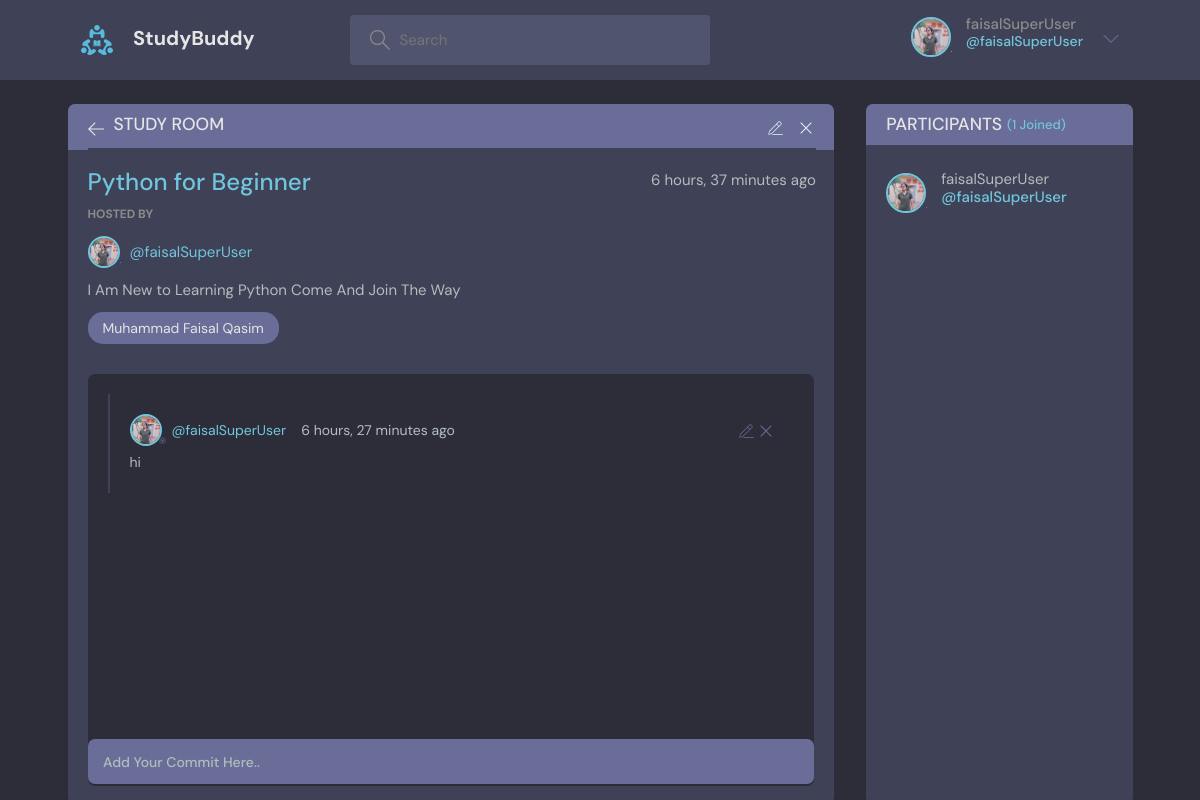
/room/1 (signed in), run on the app's committed database.
### base/models.py (models this page shows, shortened)
class User(AbstractUser):
    name = models.CharField(max_length=200, null=True)
    email = models.EmailField(unique=True, null=True)
    bio = models.TextField(null=True)
    avatar = models.ImageField(("avatar"), null=True, default="avatar.svg")
    USERNAME_FIELD = 'email'
    REQUIRED_FIELDS = []

class Room(models.Model):
    host = models.ForeignKey(User, verbose_name=(
        "host"), on_delete=models.SET_NULL, null=True)
    topic = models.ForeignKey(Topic, verbose_name=(
        "topic"), on_delete=models.SET_NULL, null=True)
    name = models.CharField(("name"), max_length=50)
    participants = models.ManyToManyField(User, related_name='participants')
    desc = models.TextField(("desc"), null=True, blank=True)
    created = models.DateTimeField(("created"), auto_now_add=True)
    updated = models.DateTimeField(("updated"), auto_now=True)
    class Meta:
        ordering = ['-updated', '-created']

class Topic(models.Model):
    name = models.CharField(("name"), max_length=100)
    created = models.DateTimeField(("created"), auto_now_add=True)
    updated = models.DateTimeField(("updated"), auto_now=True)
    def __str__(self):
        return self.name

class Messages(models.Model):
    user = models.ForeignKey(User, verbose_name=(
        "user"), on_delete=models.CASCADE)
    room = models.ForeignKey(Room, verbose_name=(
        "room"), on_delete=models.CASCADE)
    body = models.TextField(("body"))
    created = models.DateTimeField(("created"), auto_now_add=True)
    updated = models.DateTimeField(("updated"), auto_now=True)

### base/views.py (the view, shortened to what this page needs)
# urls.py: path('room/<str:pk>', views.room, name='room'),
@login_required(login_url='login')
def room(request, pk):
    room = Room.objects.get(id=pk)
    room_messages = room.messages_set.all().order_by('-created')
    participants = room.participants.all()
    topics = Topic.objects.all()
    context = {'room': room, 'room_messages': room_messages,
               'participants': participants,
               'topics': topics}
    return render(request, 'base/room.html', context)

### base/templates/base/room.html (shortened to what this page needs)
{% extends 'main.html' %} {% block title %} Room Page {% endblock title %} {% block content %}
<main class="profile-page layout layout--2">
  <div class="container">
    <div class="room">
      <div class="room__top">
        <div class="room__topLeft">
          <a href="index.html">
            <svg
              version="1.1"
              xmlns="http://www.w3.org/2000/svg"
              width="32"
              height="32"
              viewBox="0 0 32 32"
            >
              <title>arrow-left</title>
              <path
                d="M13.723 2.286l-13.723 13.714 13.719 13.714 1.616-1.611-10.96-10.96h27.625v-2.286h-27.625l10.965-10.965-1.616-1.607z"
              ></path>
            </svg>
          </a>
          <h3>Study Room</h3>
        </div>
        <div class="room__topRight">
          {% if request.user == room.host %}
          <a href="{% url 'update-room' room.id %}">
          </a>
          <a href="{% url 'delete-room' room.id %}">
            <svg
              version="1.1"
              xmlns="http://www.w3.org/2000/svg"
              width="32"
              height="32"
              viewBox="0 0 32 32"
            >
              <title>remove</title>
              <path
                d="M27.314 6.019l-1.333-1.333-9.98 9.981-9.981-9.981-1.333 1.333 9.981 9.981-9.981 9.98 1.333 1.333 9.981-9.98 9.98 9.98 1.333-1.333-9.98-9.98 9.98-9.981z"
              ></path>
            </svg>
          </a>
          {% endif %}
        </div>
      </div>
      <div class="room__box scroll">
        <div class="room__header scroll">
          <div class="room__info">
            <h3>{{ room.topic }}</h3>
            <span>{{ room.created | timesince }} ago</span>
          </div>
          <div class="room__hosted">
            <p>Hosted By</p>
            <a href="{% url 'profile' room.host.id %}" class="room__author">
              <div class="avatar avatar--small">
                <img src="{{room.host.avatar.url}}"  alt="{{room.host.name}}" />
              </div>
              <span>@{{ room.host.username }}</span>
            </a>
          </div>
          <div class="room__details">{{ room.desc }}</div>
          <span class="room__topics">{{ room.name }}</span>
        </div>
        <div class="room__conversation">
          <div class="threads scroll">
            {% for message in room_messages %}
            <div class="thread">
              <div class="thread__top">
                <div class="thread__author">
                  <a
                    href="{% url 'profile' message.user.id %}"
                    class="thread__authorInfo"
                  >
                    <div class="avatar avatar--small">
                      <img src="{{ message.user.avatar.url}}" alt="{{ message.user.user.name}}" />
                    </div>
                    <span>@{{ message.user.username }}</span>
                  </a>
                  <span class="thread__date"
                    >{{ message.created | timesince }} ago</span
                  >
                </div>
                {% if request.user == message.user %}
                <div class="thread__delete">
                  <a href="{% url 'update-message' message.id %}">
                  </a>
                  <a href="{% url 'delete-message' message.id %}">
                    <svg
                      version="1.1"
                      xmlns="http://www.w3.org/2000/svg"
                      width="32"
                      height="32"
                      viewBox="0 0 32 32"
                    >
                      <title>remove</title>
                      <path
                        d="M27.314 6.019l-1.333-1.333-9.98 9.981-9.981-9.981-1.333 1.333 9.981 9.981-9.981 9.98 1.333 1.333 9.981-9.98 9.98 9.98 1.333-1.333-9.98-9.98 9.98-9.981z"
                      ></path>
                    </svg>
                  </a>
                </div>
                {% endif %}
              </div>
              <div class="thread__details">{{ message.body }}</div>
            </div>
            {% endfor %}
          </div>
        </div>
      </div>
      <div class="room__message">
       <form class="form" action="" method="post">
          <input
            type="text"
            name="body"
            placeholder=" Add Your Commit Here.. "
          />
        </form>
      </div>
    </div>
    <div class="participants">
      <h3 class="participants__top">
        Participants <span>({{ participants.count }} Joined)</span>
      </h3>
      <div class="participants__list scroll">
        {% for participant in participants %}
        <a href="{% url 'profile' participant.id %}" class="participant">
          <div class="avatar avatar--medium">
            <img src="{{participant.avatar.url}}"  alt="{{participant.name}}" />
          </div>
          <p>
            {{ participant.username}}
            <span>@{{ participant.username}}</span>
          </p>
        </a>
        {% endfor %}
      </div>
    </div>
  </div>
</main>
{% endblock content %}

### templates/nav.html (shortened to what this page needs)
{% load static %}
<header class="header header--loggedIn">
  <div class="container">
    <a href="{% url 'rooms' %}" class="header__logo">
      <img src="{% static 'images/logo.svg' %}" />
      <h1>StudyBuddy</h1>
    </a>
    <form class="header__search">
      <label>
        <input name="q" placeholder="Search" />
      </label>
    </form>
    <nav class="header__menu">
      <div class="header__user">
        <a href="{% url 'profile' user.id %}">
          <div class="avatar avatar--medium active">
            <img src="{{user.avatar.url}}" alt="{{user.name}}" />
          </div>
          <p>{{ user.username }} <span>@{{ user.username }}</span></p>
        </a>
        <button class="dropdown-button">
          <svg
            version="1.1"
            xmlns="http://www.w3.org/2000/svg"
            width="32"
            height="32"
            viewBox="0 0 32 32"
          >
            <title>chevron-down</title>
            <path d="M16 21l-13-13h-3l16 16 16-16h-3l-13 13z"></path>
          </svg>
        </button>
      </div>
    </nav>
  </div>
</header>

### data on the page
User: avatar (picture), username "faisalSuperUser"
Room: topic "Python for Beginner", created "6 hours, 37 minutes", host.avatar (picture), host.username "faisalSuperUser", desc "I Am New to Learning Python Come And Join The Way", name "Muhammad Faisal Qasim"
Messages: user.avatar (picture), user.username "faisalSuperUser", created "6 hours, 27 minutes", body "hi"

### other printed values
{{ participants.count }} "1"
